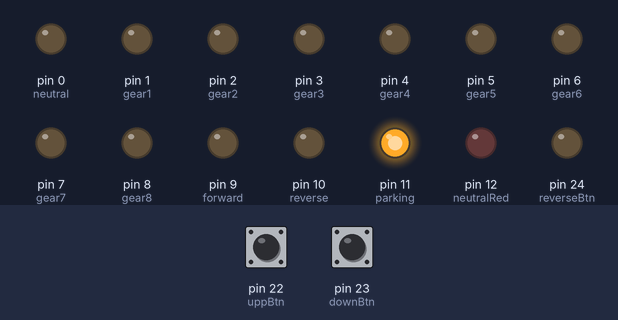
Simulated run of this sketch. Board: Arduino Mega 2560, built with avr-gcc and run on an emulated ATmega2560. On the bench: output pins drawn as LEDs (lit = HIGH). The inputs (shaded band) are chosen by the test bench; at power-on: pin 22 (uppBtn) LOW, pin 23 (downBtn) LOW.

Above: at 1.2 s.
1.3 s: pin 22 (uppBtn) pulled HIGH for 0.15 s
At 2.4 s:
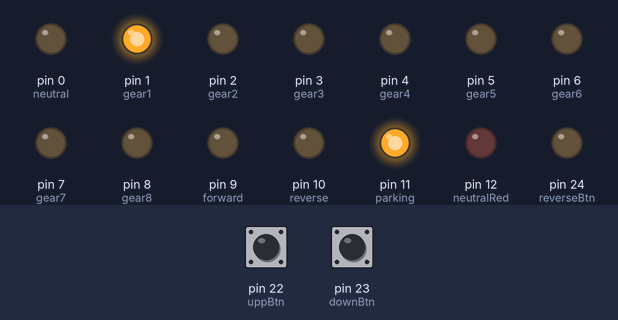
2.9 s: pin 23 (downBtn) pulled HIGH for 0.15 s
At 3.6 s:
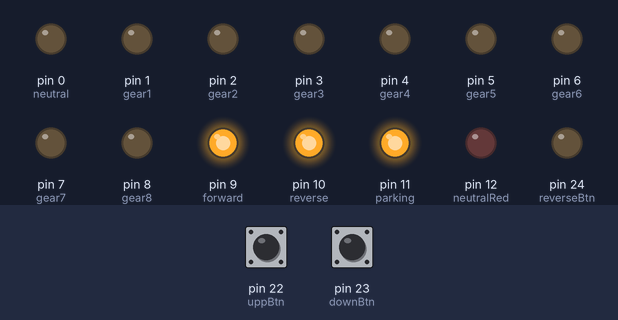
4.5 s: pin 22 (uppBtn) pulled HIGH for 1 s
At 6.5 s:
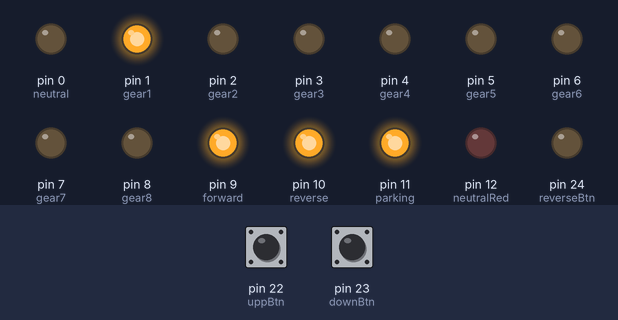
7.0 s: pin 22 (uppBtn) pulled HIGH for 0.15 s
At 7.9 s:
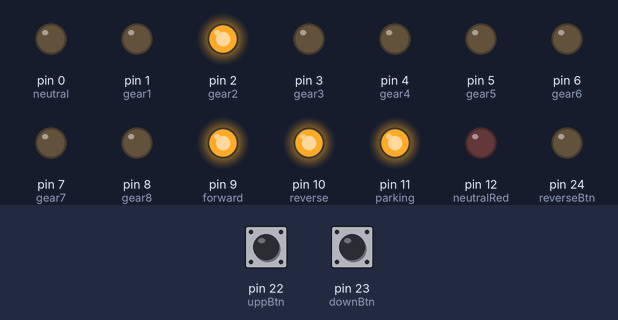
8.6 s: pin 22 (uppBtn) pulled HIGH for 3.2 s
At 12.6 s:
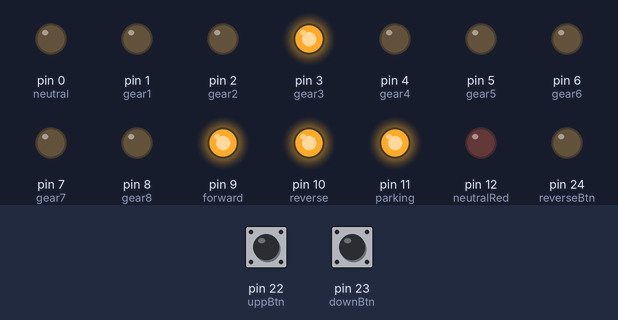
13.3 s: pin 22 (uppBtn) pulled HIGH for 0.15 s
At 13.9 s:
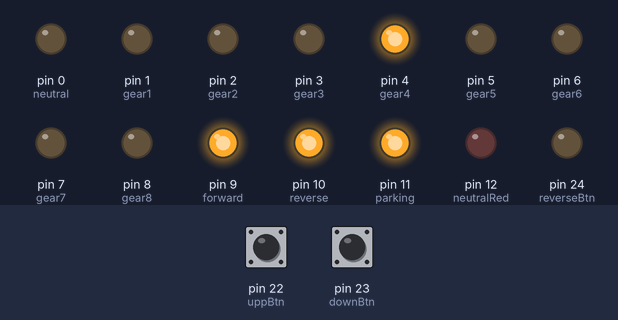
Timing chart, 0 to 15.9 s (numbered marks = the images above; inputs shaded):
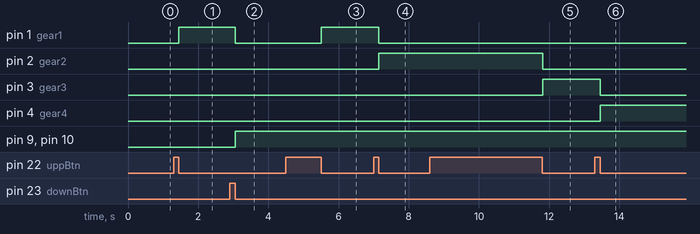

Measured:
- after the input at 1.3 s, pin 1 (gear1): LOW → HIGH after 0.15 s
- after the input at 2.9 s, pin 1 (gear1): HIGH → LOW after 0.15 s; pin 9 (forward), pin 10 (reverse): LOW → HIGH after 0.15 s
- after the input at 4.5 s, pin 1 (gear1): LOW → HIGH after 1.0 s
- after the input at 7.0 s, pin 1 (gear1): HIGH → LOW after 0.15 s; pin 2 (gear2): LOW → HIGH after 0.15 s
- after the input at 8.6 s, pin 2 (gear2): HIGH → LOW after 3.2 s; pin 3 (gear3): LOW → HIGH after 3.2 s
- after the input at 13.3 s, pin 3 (gear3): HIGH → LOW after 0.15 s; pin 4 (gear4): LOW → HIGH after 0.15 s

The sketch:

140HShifter.ino
```cpp
//Declaracion de pines
int neutral = 0;
int gear1 = 1;
int gear2 = 2;
int gear3 = 3;
int gear4 = 4;
int gear5 = 5;
int gear6 = 6;
int gear7 = 7;
int gear8 = 8;
int forward = 9;
int reverse = 10;
int parking = 11;
int neutralRed = 12;

int uppBtn = 22;
int downBtn = 23;
int reverseBtn = 24;
int neutralBtn = 25;
int parkingBtn = 26;
int forwardBtn = 27;

int neutralPress= 0; //  antirrebote
int parkingPress= 0; //  antirrebote
int forwardPress= 0; //
int reversePress= 0; //
int uppPress = 0;   //Variable usada para el antirrebote del pulsador avanzar
int downPress = 0;  //Variable usada para el antirrebote del pulsador disminuir
int counter;      //Variable asociada a un contador

void setup() {

  //Declaracion de entradas/salidas digitales

  for (int i=0;i<=12;i++){
  pinMode(i, OUTPUT);
  }
  for (int i=22;i<=27;i++){
  pinMode(i, OUTPUT);
  }

  pinMode(uppBtn, INPUT);
  pinMode(downBtn, INPUT);

  digitalWrite(neutral,LOW);
  digitalWrite(neutralRed,LOW);
  digitalWrite(parking,HIGH);

}

void loop() {

if (digitalRead(neutralBtn) == HIGH){
    neutralPress = 1;
    delay(15);
 }
    if (digitalRead(neutralBtn) == LOW && neutralPress == 1){
      neutralPress=0;
      digitalWrite(parking,LOW);
      digitalWrite(neutral,HIGH);
      digitalWrite(neutralRed,HIGH);
      delay(100);
      digitalWrite(reverse,LOW);
      digitalWrite(forward,LOW);
        }
if (digitalRead(parkingBtn) == HIGH){
    parkingPress = 1;
    delay(15);
 }
    if (digitalRead(parkingBtn) == LOW && parkingPress == 1){
      parkingPress=0;
      digitalWrite(parking,HIGH);
      digitalWrite(neutral,LOW);
      digitalWrite(neutralRed,LOW);
        }

          if (digitalRead(forwardBtn) == HIGH){
            forwardPress = 1;
            delay(15);
             }
              if (digitalRead(forwardBtn) == LOW && forwardPress == 1){
                  forwardPress=0;
                  digitalWrite(neutral,LOW);
                  digitalWrite(neutralRed,LOW);
                  digitalWrite(forward,HIGH);
                   }
               if (digitalRead(reverseBtn) == HIGH){
            reversePress = 1;
            delay(15);
             }
              if (digitalRead(reverseBtn) == LOW && reversePress == 1){
                  reversePress=0;
                  digitalWrite(neutral,LOW);
                  digitalWrite(neutralRed,LOW);
                  digitalWrite(reverse,HIGH);
                   }
  //Secuencia para aumentar o avanzar

  if (digitalRead(uppBtn) == HIGH)
  {
    uppPress = 1;  //Cambia de estado si se presiona el pulsador
    delay(15);
  }
  if (digitalRead(uppBtn) == LOW && uppPress == 1)
  {
    uppPress = 0; //Se reinicia la variable del antirrebote
    counter++;     //El contador aumenta en una unidad
      if (counter > 8)
    {
      counter = 8;
    }

  }

  //Secuencia para disminuir o retroceder

  if (digitalRead(downBtn) == HIGH)
  {
    downPress = 1;          //Cambia de estado si se presiona el pulsador
    delay(15);
  }
  if (digitalRead(downBtn) == LOW && downPress == 1)
  {
    downPress = 0;         //Se reinicia la variable del antirrebote
    counter--;             //El contador disminuye en una unidad

    if (counter < 1)
    {
      digitalWrite(forward,!digitalRead(forward));
      digitalWrite(reverse,!digitalRead(reverse));
      counter = 0;
    }
  }


  switch (counter)
  {
    //Enciende los LEDs de acuerdo al contador
    case 0:
      digitalWrite(gear2, LOW);
      digitalWrite(gear3, LOW);
      digitalWrite(gear4, LOW);
      digitalWrite(gear5, LOW);
      digitalWrite(gear6, LOW);
      digitalWrite(gear7, LOW);
      digitalWrite(gear8, LOW);
      digitalWrite(gear1, LOW);
      break;

    case 1:
      digitalWrite(gear2, LOW);
      digitalWrite(gear3, LOW);
      digitalWrite(gear4, LOW);
      digitalWrite(gear5, LOW);
      digitalWrite(gear6, LOW);
      digitalWrite(gear7, LOW);
      digitalWrite(gear8, LOW);
      digitalWrite(gear1, HIGH); //Enciende el LED 1 y apaga los demas
      break;

    case 2:
      digitalWrite(gear1, LOW);
      digitalWrite(gear3, LOW);
      digitalWrite(gear4, LOW);
      digitalWrite(gear5, LOW);
      digitalWrite(gear6, LOW);
      digitalWrite(gear7, LOW);
      digitalWrite(gear8, LOW);
      digitalWrite(gear2, HIGH); //Enciende el LED 2 y apaga los demas
      break;

    case 3:
      digitalWrite(gear1, LOW);
      digitalWrite(gear2, LOW);
      digitalWrite(gear4, LOW);
      digitalWrite(gear5, LOW);
      digitalWrite(gear6, LOW);
      digitalWrite(gear7, LOW);
      digitalWrite(gear8, LOW);
      digitalWrite(gear3, HIGH); //Enciende el LED 3 y apaga los demas
      break;

    case 4:
      digitalWrite(gear1, LOW);
      digitalWrite(gear2, LOW);
      digitalWrite(gear3, LOW);
      digitalWrite(gear5, LOW);
      digitalWrite(gear6, LOW);
      digitalWrite(gear7, LOW);
      digitalWrite(gear8, LOW);
      digitalWrite(gear4, HIGH); //Enciende el LED 4 y apaga los demas
      break;

    case 5:
      digitalWrite(gear1, LOW);
      digitalWrite(gear2, LOW);
      digitalWrite(gear3, LOW);
      digitalWrite(gear4, LOW);
      digitalWrite(gear6, LOW);
      digitalWrite(gear7, LOW);
      digitalWrite(gear8, LOW);
      digitalWrite(gear5, HIGH); //Enciende el LED 5 y apaga los demas
      break;

     case 6:
      digitalWrite(gear1, LOW);
      digitalWrite(gear2, LOW);
      digitalWrite(gear3, LOW);
      digitalWrite(gear4, LOW);
      digitalWrite(gear5, LOW);
      digitalWrite(gear7, LOW);
      digitalWrite(gear8, LOW);
      digitalWrite(gear6, HIGH); //Enciende el LED 5 y apaga los demas
      break;

      case 7:
      digitalWrite(gear1, LOW);
      digitalWrite(gear2, LOW);
      digitalWrite(gear3, LOW);
      digitalWrite(gear4, LOW);
      digitalWrite(gear5, LOW);
      digitalWrite(gear6, LOW);
      digitalWrite(gear8, LOW);
      digitalWrite(gear7, HIGH); //Enciende el LED 5 y apaga los demas
      break;

       case 8:
      digitalWrite(gear1, LOW);
      digitalWrite(gear2, LOW);
      digitalWrite(gear3, LOW);
      digitalWrite(gear4, LOW);
      digitalWrite(gear5, LOW);
      digitalWrite(gear6, LOW);
      digitalWrite(gear7, LOW);
      digitalWrite(gear8, HIGH); //Enciende el LED 5 y apaga los demas
      break;
  }

}
```
